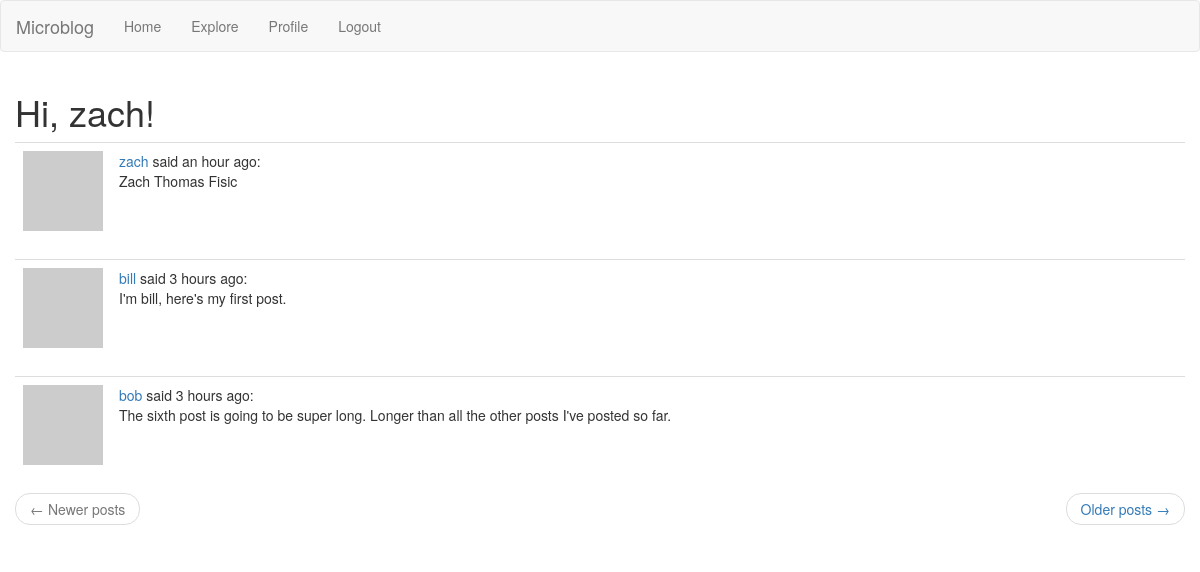
Page /explore (signed in) on the committed database.
### app/models.py (models this page shows, shortened)
class User(UserMixin, db.Model):
  id = db.Column(db.Integer, primary_key=True)
  username = db.Column(db.String(64), index=True, unique=True)
  email = db.Column(db.String(120), index=True, unique=True)
  password_hash = db.Column(db.String(128))
  posts = db.relationship('Post', backref='author', lazy='dynamic')
  about_me = db.Column(db.String(140))
  last_seen = db.Column(db.DateTime, default=datetime.utcnow)
  followed = db.relationship(
    'User',
    secondary=followers,
    primaryjoin=(followers.c.follower_id == id),
    secondaryjoin=(followers.c.followed_id == id),
    backref=db.backref('followers', lazy='dynamic'),
    lazy='dynamic'
  )
  def avatar(self, size):
    digest = md5(self.email.lower().encode('utf-8')).hexdigest()
    return 'https://www.gravatar.com/avatar/{}?d=identicon&s={}'.format(digest, size)

class Post(db.Model):
  id = db.Column(db.Integer, primary_key=True)
  body = db.Column(db.String(140))
  timestamp = db.Column(db.DateTime, index=True, default=datetime.utcnow)
  user_id = db.Column(db.Integer, db.ForeignKey('user.id'))

### app/main/routes.py (the view)
@bp.route('/explore')
@login_required
def explore():
  page = request.args.get('page', 1, type=int)
  posts = Post.query.order_by(Post.timestamp.desc()).paginate(page, current_app.config['POSTS_PER_PAGE'], False)
  next_url = url_for('main.explore', page=posts.next_num) if posts.has_next else None
  prev_url = url_for('main.explore', page=posts.prev_num) if posts.has_prev else None
  return render_template('index.html', title='Explore', posts=posts.items, next_url=next_url, prev_url=prev_url)

### app/main/routes.py (called while the page is built)
@bp.before_request
def before_request():
  if current_user.is_authenticated:
    current_user.last_seen = datetime.utcnow()
    db.session.commit()
  g.locale = str(get_locale())

### app/models.py (called while the page is built)
@login.user_loader
def load_user(id):
  return User.query.get(int(id))

### app/templates/index.html (shortened to what this page needs)
{% extends "base.html" %}
{% import 'bootstrap/wtf.html' as wtf %}
{% block app_content %}
  <h1>{{ _('Hi') }}, {{ current_user.username }}!</h1>
  {% for post in posts %}
    {% include 'post.html' %}
  {% endfor %}
  <nav aria-label="...">
    <ul class="pager">
      <li class="previous{% if not prev_url %} disabled{% endif %}">
        <a href="{{ prev_url or '#' }}">
          <span aria-hidden="true">&larr;</span> {{ _('Newer posts') }}
        </a>
      </li>
      <li class="next{% if not next_url %} disabled{% endif %}">
        <a href="{{ next_url or '#' }}">
          {{ _('Older posts') }} <span aria-hidden="true">&rarr;</span>
        </a>
      </li>
    </ul>
  </nav>
{% endblock %}

### app/templates/post.html
<table class="table table-hover">
  <tr>
    <td width="70px">
      <a href="{{ url_for('main.user', username=post.author.username) }}">
        <img src="{{ post.author.avatar(70) }}" />
      </a>
    </td>
    <td>
      <a href="{{ url_for('main.user', username=post.author.username) }}">
        {{ post.author.username }}
      </a>
      {{ _('said') }} {{ moment(post.timestamp).fromNow() }}:
      <br>
      {{ post.body }}
    </td>
  </tr>
</table>

### rows in the picture
User: username "zach"
Post: author.username "zach", timestamp "an hour ago", body "Zach Thomas Fisic"
Post: author.username "bill", timestamp "3 hours ago", body "I'm bill, here's my first post."
Post: author.username "bob", timestamp "3 hours ago", body "The sixth post is going to be super long. Longer than all the other posts I've posted so far."
